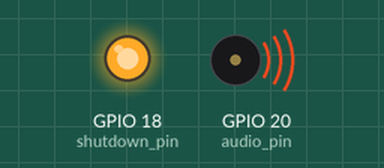
Simulated run of this program. Board: ESP32 board running MicroPython. Shown: output pins drawn as LEDs (lit = HIGH), buzzer (waves = sounding). At 4.0 s the program stops and its outputs stay as they are.

Above: at 0.1 s.
At 4.1 s:
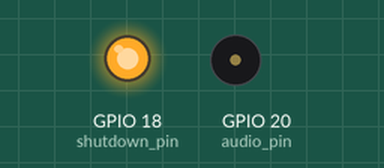
Timing chart, 0 to 5.5 s (numbered marks = the images above):
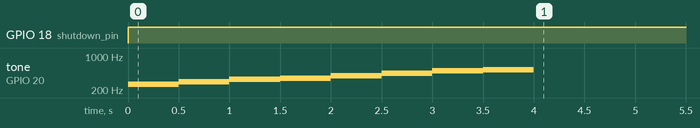

Measured:
- by itself, GPIO 18 (shutdown_pin): LOW → HIGH at 0.00 s
- by itself, tone on GPIO 20 (audio_pin): plays 262 Hz for 0.50 s, 294 Hz for 0.50 s, 330 Hz for 0.50 s, 349 Hz for 0.50 s, 392 Hz for 0.50 s, 440 Hz for 0.50 s … (8 notes in this stretch)

The program:

speakerMusic.py
```python
from machine import Pin, PWM
from time import sleep

# Define the notes (frequencies in Hz)
Notes = [262, # Index 0: C4
         294, # Index 1: D
         330, # Index 2: E
         349, # Index 3: F
         392, # Index 4: G
         440, # Index 5: A
         494, # Index 6: B
         523  # Index 7: C5
        ]

# Define pins
shutdown_pin = Pin(18, Pin.OUT)  # Connected to SD pin of PAM8302A
audio_pin = Pin(20, Pin.OUT)     # Connected to IN+ of PAM8302A

# Enable the amplifier
shutdown_pin.value(1)

# Set up PWM on the audio pin
pwm = PWM(audio_pin)

# Function to play a single note
def play_note(frequency, duration):
    pwm.freq(frequency)  # Set frequency
    pwm.duty(512)        # Set duty cycle (50% volume)
    sleep(duration)      # Play note for the specified duration
    pwm.duty(0)          # Turn off sound

# Play through all the notes
for note in Notes:
    play_note(note, 0.5)  # Play each note for 0.5 seconds

# Clean up
pwm.deinit()
```
